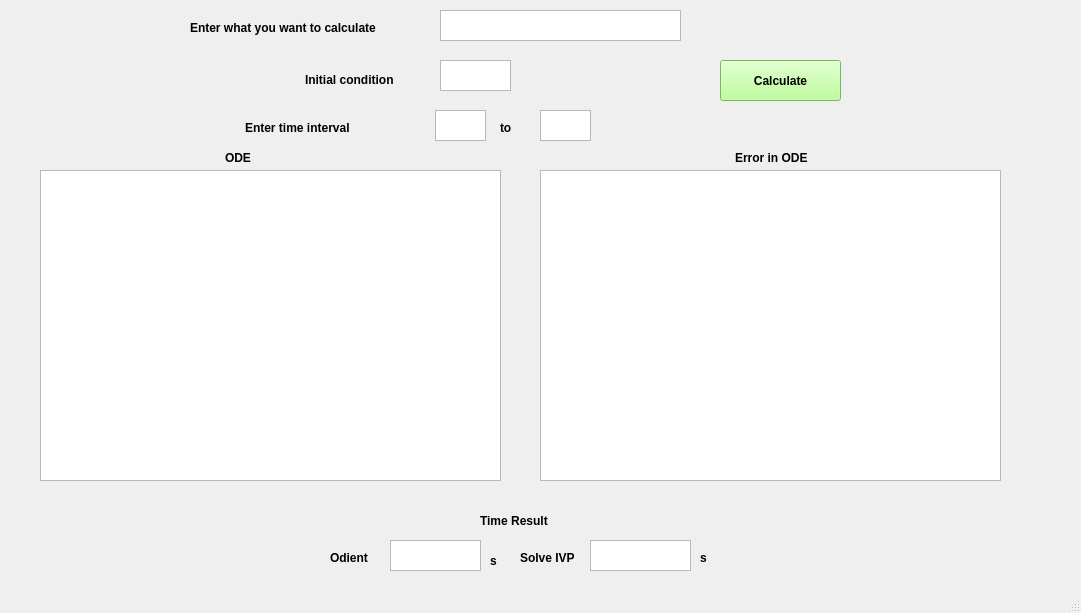
<?xml version="1.0" encoding="UTF-8"?>
<ui version="4.0">
 <class>GUI</class>
 <widget class="QMainWindow" name="GUI">
  <property name="geometry">
   <rect>
    <x>0</x>
    <y>0</y>
    <width>1081</width>
    <height>613</height>
   </rect>
  </property>
  <property name="windowTitle">
   <string>gui</string>
  </property>
  <widget class="QWidget" name="centralwidget">
   <widget class="QLabel" name="label">
    <property name="geometry">
     <rect>
      <x>190</x>
      <y>20</y>
      <width>231</width>
      <height>16</height>
     </rect>
    </property>
    <property name="font">
     <font>
      <weight>75</weight>
      <bold>true</bold>
     </font>
    </property>
    <property name="text">
     <string>Enter what you want to calculate</string>
    </property>
   </widget>
   <widget class="QTextEdit" name="equation">
    <property name="geometry">
     <rect>
      <x>440</x>
      <y>10</y>
      <width>241</width>
      <height>31</height>
     </rect>
    </property>
   </widget>
   <widget class="QLabel" name="label_2">
    <property name="geometry">
     <rect>
      <x>245</x>
      <y>120</y>
      <width>131</width>
      <height>16</height>
     </rect>
    </property>
    <property name="font">
     <font>
      <weight>75</weight>
      <bold>true</bold>
     </font>
    </property>
    <property name="text">
     <string>Enter time interval</string>
    </property>
   </widget>
   <widget class="QTextEdit" name="t1">
    <property name="geometry">
     <rect>
      <x>435</x>
      <y>110</y>
      <width>51</width>
      <height>31</height>
     </rect>
    </property>
   </widget>
   <widget class="QTextEdit" name="t2">
    <property name="geometry">
     <rect>
      <x>540</x>
      <y>110</y>
      <width>51</width>
      <height>31</height>
     </rect>
    </property>
   </widget>
   <widget class="QLabel" name="label_3">
    <property name="geometry">
     <rect>
      <x>500</x>
      <y>120</y>
      <width>16</width>
      <height>16</height>
     </rect>
    </property>
    <property name="font">
     <font>
      <weight>75</weight>
      <bold>true</bold>
     </font>
    </property>
    <property name="text">
     <string>to</string>
    </property>
   </widget>
   <widget class="QGraphicsView" name="g1">
    <property name="geometry">
     <rect>
      <x>40</x>
      <y>170</y>
      <width>461</width>
      <height>311</height>
     </rect>
    </property>
   </widget>
   <widget class="QGraphicsView" name="g2">
    <property name="geometry">
     <rect>
      <x>540</x>
      <y>170</y>
      <width>461</width>
      <height>311</height>
     </rect>
    </property>
   </widget>
   <widget class="QLabel" name="label_4">
    <property name="geometry">
     <rect>
      <x>225</x>
      <y>150</y>
      <width>55</width>
      <height>16</height>
     </rect>
    </property>
    <property name="font">
     <font>
      <weight>75</weight>
      <bold>true</bold>
     </font>
    </property>
    <property name="text">
     <string>ODE</string>
    </property>
   </widget>
   <widget class="QLabel" name="label_5">
    <property name="geometry">
     <rect>
      <x>735</x>
      <y>150</y>
      <width>101</width>
      <height>16</height>
     </rect>
    </property>
    <property name="font">
     <font>
      <weight>75</weight>
      <bold>true</bold>
     </font>
    </property>
    <property name="text">
     <string>Error in ODE</string>
    </property>
   </widget>
   <widget class="QLabel" name="label_6">
    <property name="geometry">
     <rect>
      <x>330</x>
      <y>550</y>
      <width>55</width>
      <height>16</height>
     </rect>
    </property>
    <property name="font">
     <font>
      <weight>75</weight>
      <bold>true</bold>
     </font>
    </property>
    <property name="text">
     <string>Odient</string>
    </property>
   </widget>
   <widget class="QLabel" name="label_7">
    <property name="geometry">
     <rect>
      <x>520</x>
      <y>550</y>
      <width>61</width>
      <height>16</height>
     </rect>
    </property>
    <property name="font">
     <font>
      <weight>75</weight>
      <bold>true</bold>
     </font>
    </property>
    <property name="text">
     <string>Solve IVP</string>
    </property>
   </widget>
   <widget class="QLabel" name="label_9">
    <property name="geometry">
     <rect>
      <x>480</x>
      <y>510</y>
      <width>101</width>
      <height>21</height>
     </rect>
    </property>
    <property name="font">
     <font>
      <pointsize>9</pointsize>
      <weight>75</weight>
      <bold>true</bold>
     </font>
    </property>
    <property name="text">
     <string>Time Result</string>
    </property>
   </widget>
   <widget class="QLabel" name="label_11">
    <property name="geometry">
     <rect>
      <x>490</x>
      <y>550</y>
      <width>16</width>
      <height>21</height>
     </rect>
    </property>
    <property name="font">
     <font>
      <pointsize>9</pointsize>
      <weight>75</weight>
      <bold>true</bold>
     </font>
    </property>
    <property name="text">
     <string>s</string>
    </property>
   </widget>
   <widget class="QLabel" name="label_12">
    <property name="geometry">
     <rect>
      <x>700</x>
      <y>550</y>
      <width>31</width>
      <height>16</height>
     </rect>
    </property>
    <property name="font">
     <font>
      <pointsize>9</pointsize>
      <weight>75</weight>
      <bold>true</bold>
     </font>
    </property>
    <property name="text">
     <string>s</string>
    </property>
   </widget>
   <widget class="QPushButton" name="b1">
    <property name="geometry">
     <rect>
      <x>720</x>
      <y>60</y>
      <width>121</width>
      <height>41</height>
     </rect>
    </property>
    <property name="font">
     <font>
      <weight>75</weight>
      <bold>true</bold>
     </font>
    </property>
    <property name="styleSheet">
     <string notr="true">background-color: rgb(170, 255, 127);</string>
    </property>
    <property name="text">
     <string>Calculate</string>
    </property>
   </widget>
   <widget class="QLabel" name="label_8">
    <property name="geometry">
     <rect>
      <x>305</x>
      <y>70</y>
      <width>111</width>
      <height>20</height>
     </rect>
    </property>
    <property name="font">
     <font>
      <weight>75</weight>
      <bold>true</bold>
     </font>
    </property>
    <property name="text">
     <string>Initial condition</string>
    </property>
   </widget>
   <widget class="QTextEdit" name="equation_2">
    <property name="geometry">
     <rect>
      <x>440</x>
      <y>60</y>
      <width>71</width>
      <height>31</height>
     </rect>
    </property>
   </widget>
   <widget class="QTextEdit" name="t_ode">
    <property name="geometry">
     <rect>
      <x>390</x>
      <y>540</y>
      <width>91</width>
      <height>31</height>
     </rect>
    </property>
   </widget>
   <widget class="QTextEdit" name="t_sol">
    <property name="geometry">
     <rect>
      <x>590</x>
      <y>540</y>
      <width>101</width>
      <height>31</height>
     </rect>
    </property>
   </widget>
  </widget>
  <widget class="QStatusBar" name="statusbar"/>
 </widget>
 <resources/>
 <connections/>
</ui>
